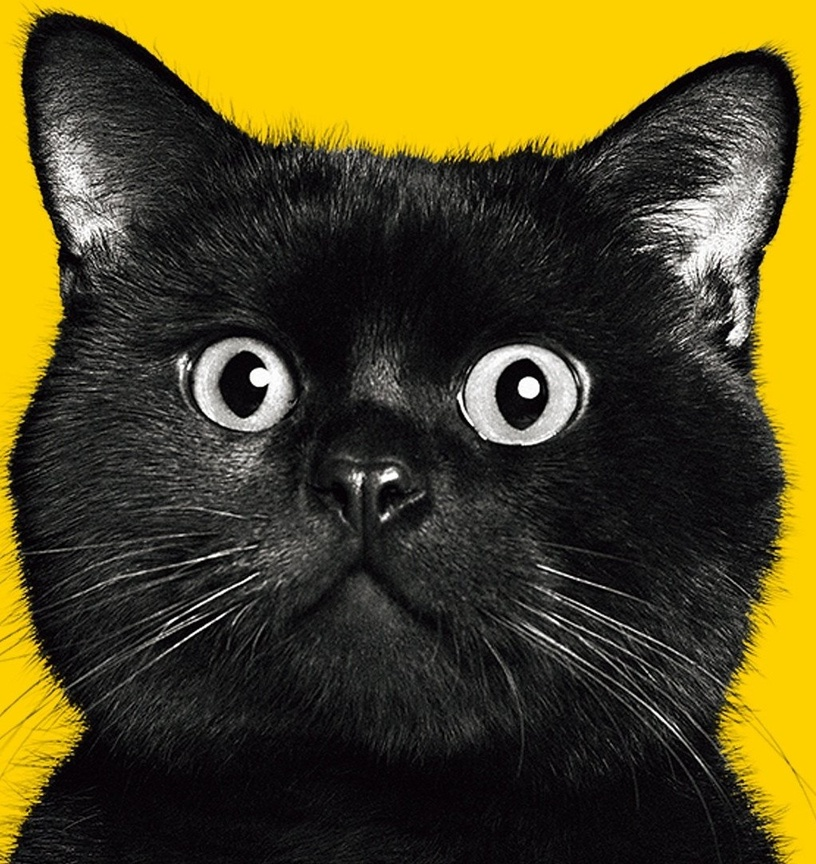
#> input picture images/cat1.jpg, 816 x 864 px, shrunk from 1020 x 1080 before the run
$ python prac4.py
#> lines starting #> are read from the running program, lines starting #| are printed output that depends on the picture; after the words box and inside, x2 and y2 are one past the last pixel; in counts of white or black regions, pixels touching at a corner belong together
import cv2 as cv
import math
import numpy as np
import matplotlib.pyplot as plt

img = cv.imread(cv.samples.findFile("images/cat1.jpg"), cv.IMREAD_GRAYSCALE)
#> img: shape (864, 816); min 0, max 255, mean 72.9

# apply noise and denoise
imp_noise=np.zeros(img.shape, dtype=np.uint8)
cv.randu(imp_noise, 0, 255)
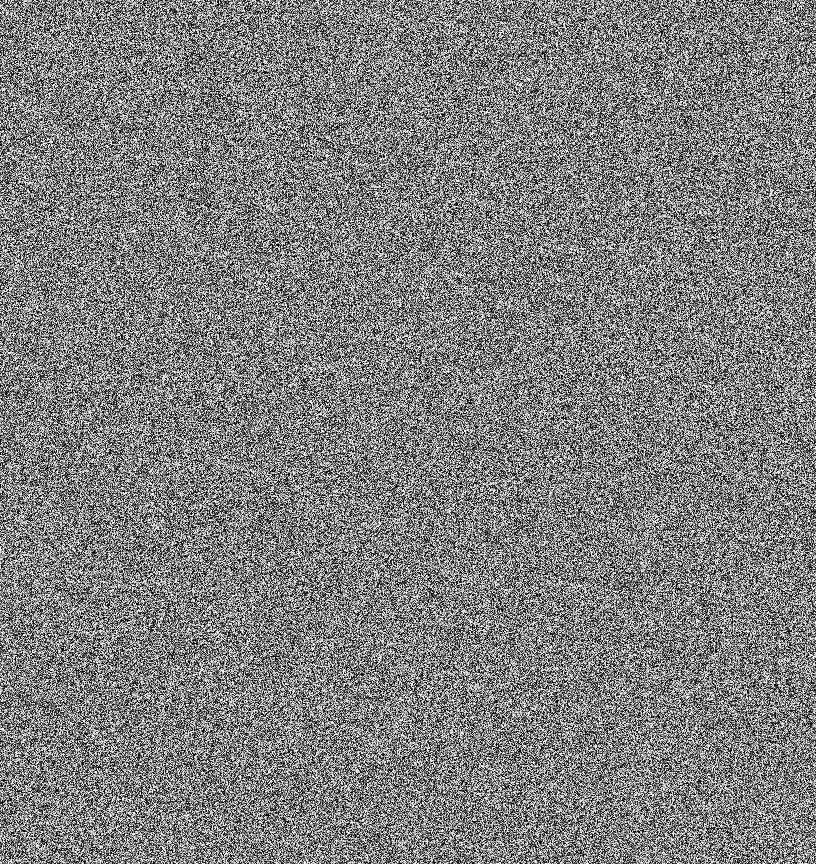
#> imp_noise: shape (864, 816); min 0, max 254, mean 127
imp_noise=cv.threshold(imp_noise, 200, 255, cv.THRESH_BINARY)[1]

in_img=cv.add(img,imp_noise)
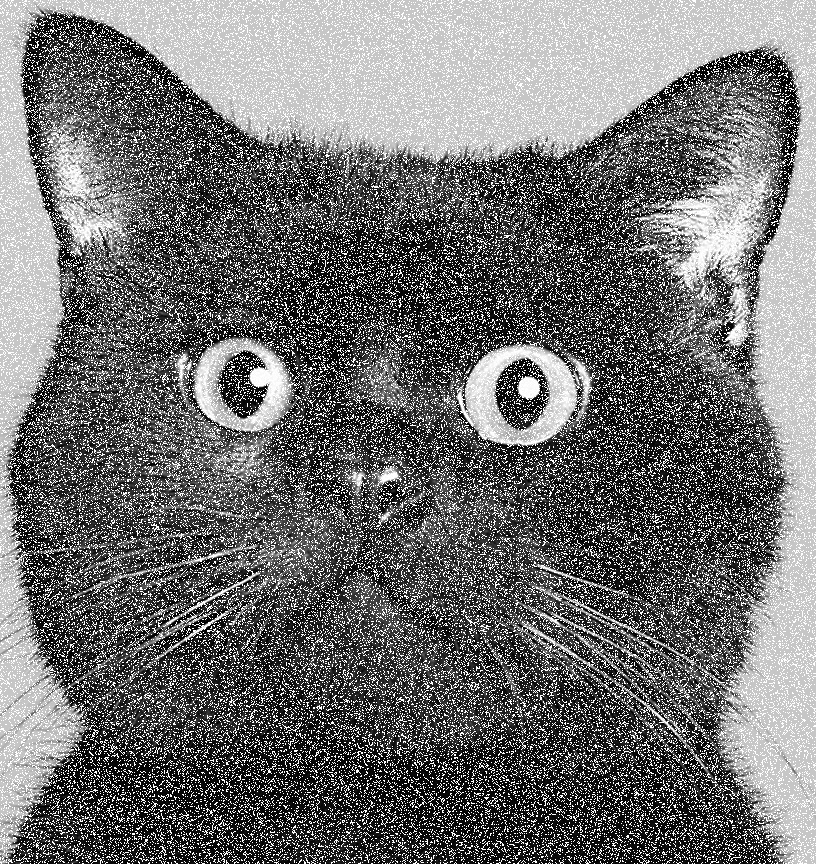
#> in_img: shape (864, 816); min 0, max 255, mean 111.5
denoised_img = cv.medianBlur(in_img, 9)
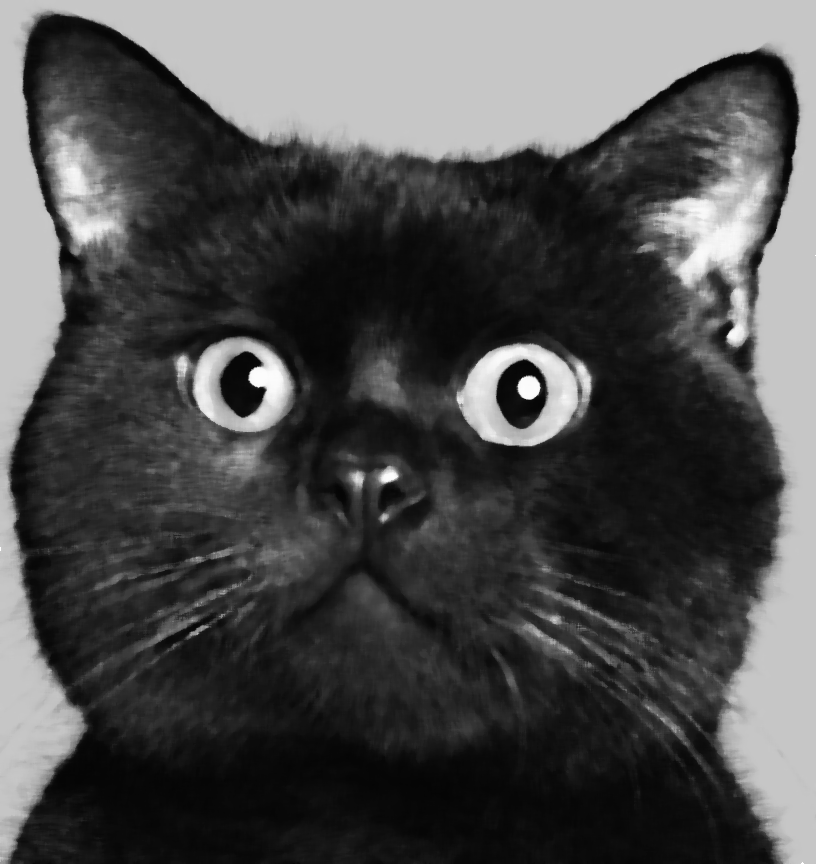
#> denoised_img: shape (864, 816); min 5, max 255, mean 77.3

plt.subplot(1,4,1)
plt.imshow(img,cmap='gray')
plt.axis("off")
plt.title("Original")
plt.subplot(1,4,2)
plt.imshow(imp_noise,cmap='gray')
plt.axis("off")
plt.title("Impulse Noise")
plt.subplot(1,4,3)
plt.imshow(in_img,cmap='gray')
plt.axis("off")
plt.title("Combined")
plt.subplot(1,4,4)
plt.imshow(denoised_img,cmap='gray')
plt.axis("off")
plt.title("Denoised")

plt.show()
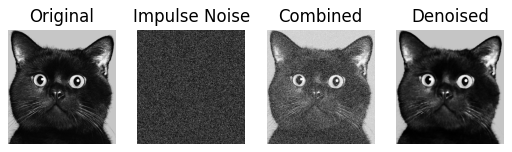
#> figure drawn by matplotlib, 4 panels

# canny

edges = cv.Canny(img,100,200)
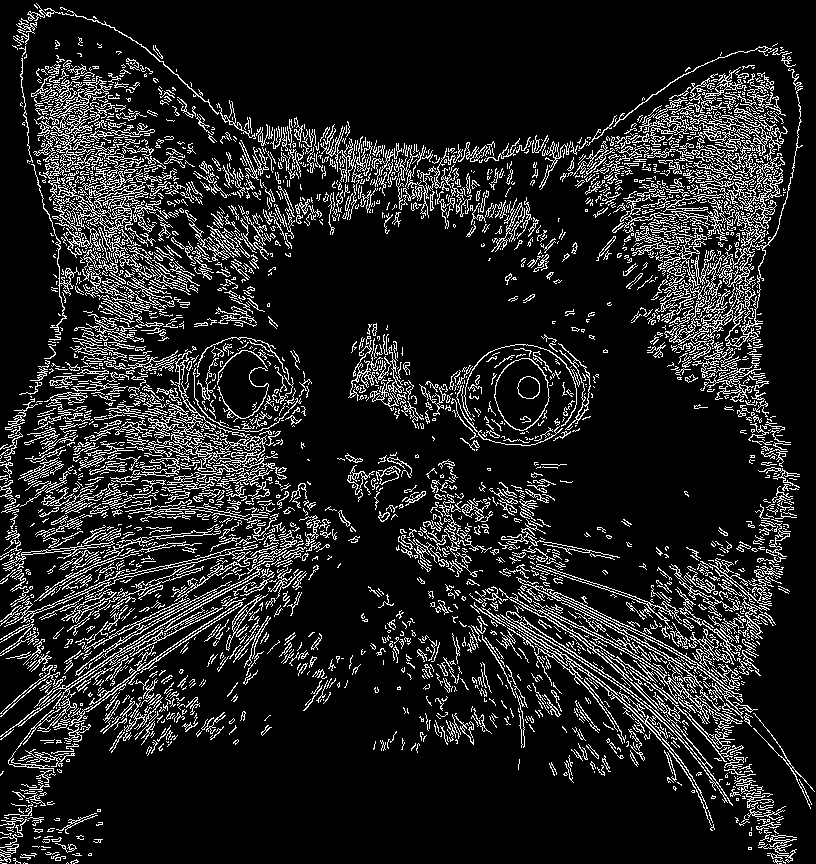
#> edges: shape (864, 816); 13.5% white in thin lines or dots
plt.subplot(121),plt.imshow(img,cmap = 'gray')
plt.title('Original Image'), plt.xticks([]), plt.yticks([])
plt.subplot(122),plt.imshow(edges,cmap = 'gray')
plt.title('Edge Image'), plt.xticks([]), plt.yticks([])
plt.show()

# median filtering
# поменять на N-порядок
def medinaFilter(img, ksize, N):
#> called with ksize = 3, N = 1
    final = np.zeros(img.shape)

    size = ksize//2
    for y in range(size,img.shape[0]-size):
        for x in range(size,img.shape[1]-size):
            kernel = img[y-size:y+size+1, x-size:x+size+1].copy()
            kernel = np.sort(np.array(kernel).flatten())
            final[y, x] = kernel[N]

    return final

denoise_3 = medinaFilter(in_img, 3, 1)
denoise_5 = medinaFilter(in_img, 5, 1)
#> call 2 of medinaFilter, with ksize = 5, N = 1
#> after the loop in medinaFilter (call 2), `for y in range(size,img.shape[0]-size):`:
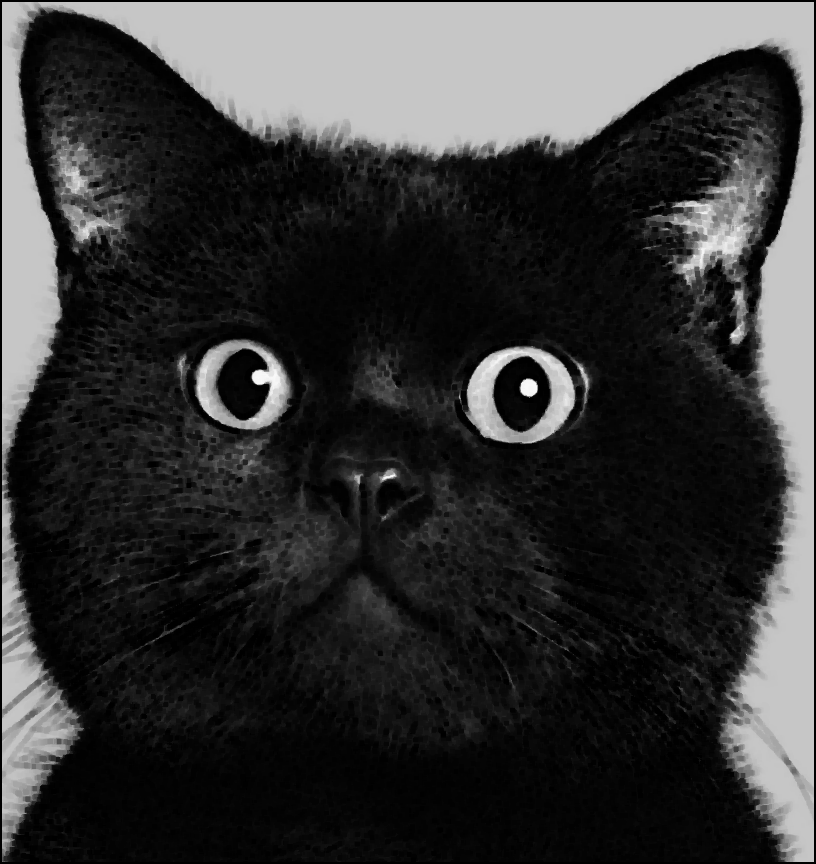
#> final: shape (864, 816) float64; min 0, max 250, mean 53.8
denoise_7 = medinaFilter(in_img, 7, 1)
#> call 3 of medinaFilter, with ksize = 7, N = 1
#> after the loop in medinaFilter (call 3), `for y in range(size,img.shape[0]-size):`:
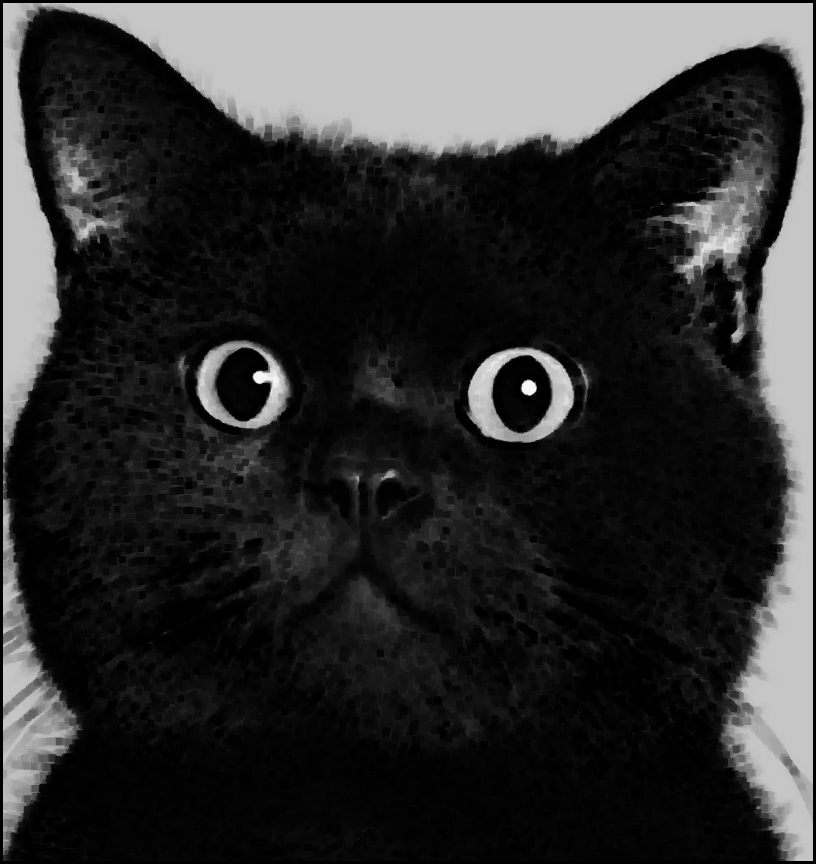
#> final: shape (864, 816) float64; min 0, max 248, mean 48.4

# make image bigger
plt.subplot(3,2,1),plt.imshow(in_img,cmap = 'gray')
plt.title('Original Image'), plt.xticks([]), plt.yticks([])
plt.subplot(3,2,2),plt.imshow(denoise_3,cmap = 'gray')
plt.title('denoise_3 Image'), plt.xticks([]), plt.yticks([])
plt.subplot(3,2,3),plt.imshow(in_img,cmap = 'gray')
plt.title('Original Image'), plt.xticks([]), plt.yticks([])
plt.subplot(3,2,4),plt.imshow(denoise_5,cmap = 'gray')
plt.title('denoise_5 Image'), plt.xticks([]), plt.yticks([])
plt.subplot(3,2,5),plt.imshow(in_img,cmap = 'gray')
plt.title('Original Image'), plt.xticks([]), plt.yticks([])
plt.subplot(3,2,6),plt.imshow(denoise_7,cmap = 'gray')
plt.title('denoise_7 Image'), plt.xticks([]), plt.yticks([])
plt.show()

$ run again, with images/bones_1.jpg copied over images/cat1.jpg
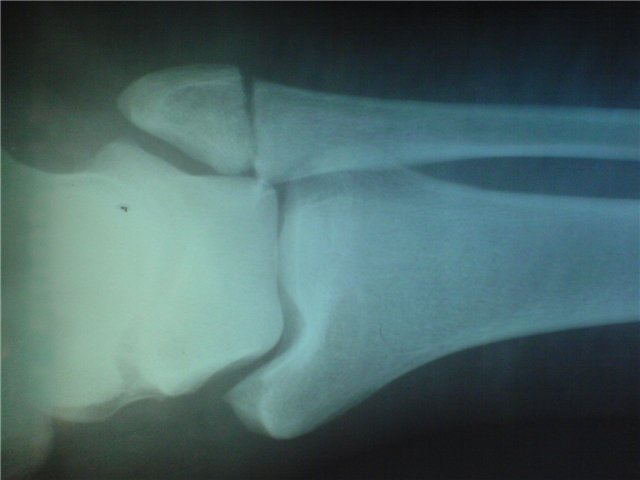
#> input picture images/bones_1.jpg, 640 x 480 px
#> `edges = cv.Canny(img,100,200)`:
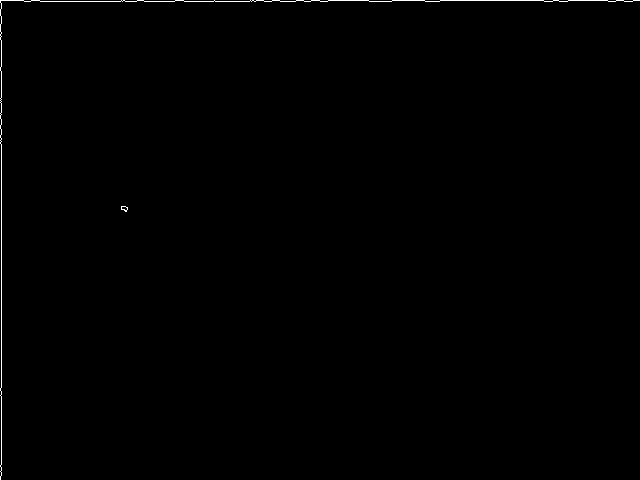
#> edges: shape (480, 640); 0.37% white in thin lines or dots
#> after the loop in medinaFilter (call 3), `for y in range(size,img.shape[0]-size):`:
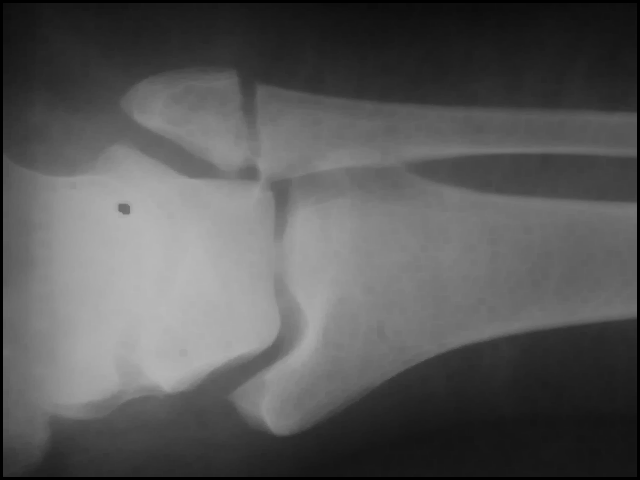
#> final: shape (480, 640) float64; min 0, max 184, mean 87.6

$ run again, with images/bones_2.jpg copied over images/cat1.jpg
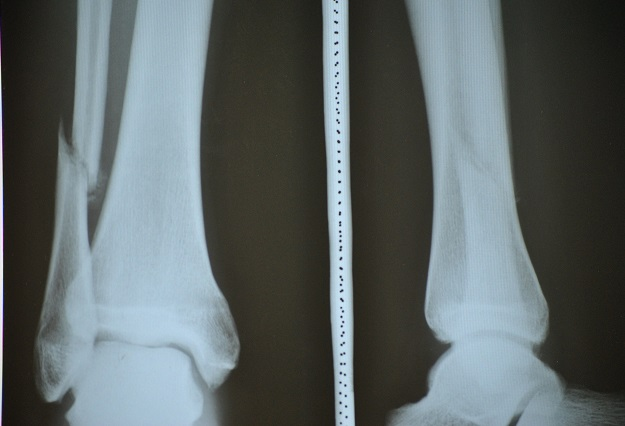
#> input picture images/bones_2.jpg, 625 x 426 px
#> `edges = cv.Canny(img,100,200)`:
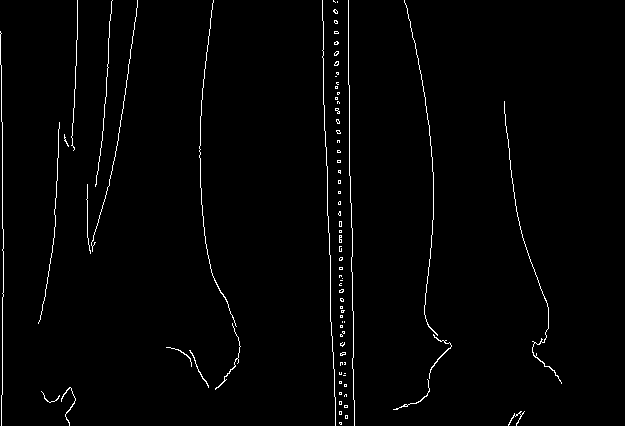
#> edges: shape (426, 625); 1.6% white in thin lines or dots, all inside (x1, y1, x2, y2) = (0, 0, 562, 426)
#> after the loop in medinaFilter (call 3), `for y in range(size,img.shape[0]-size):`:
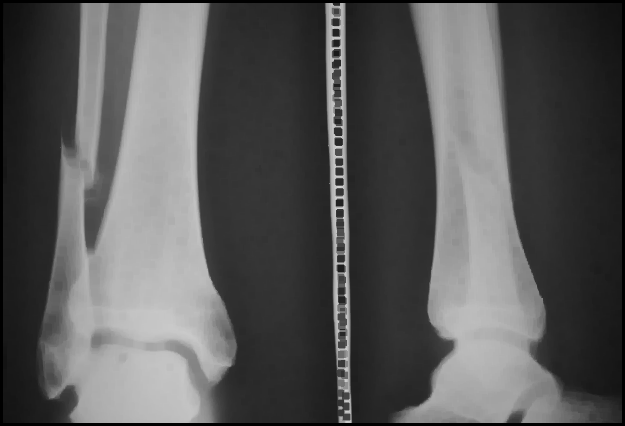
#> final: shape (426, 625) float64; min 0, max 212, mean 87.5

$ run again, with images/bones_3.jpg copied over images/cat1.jpg
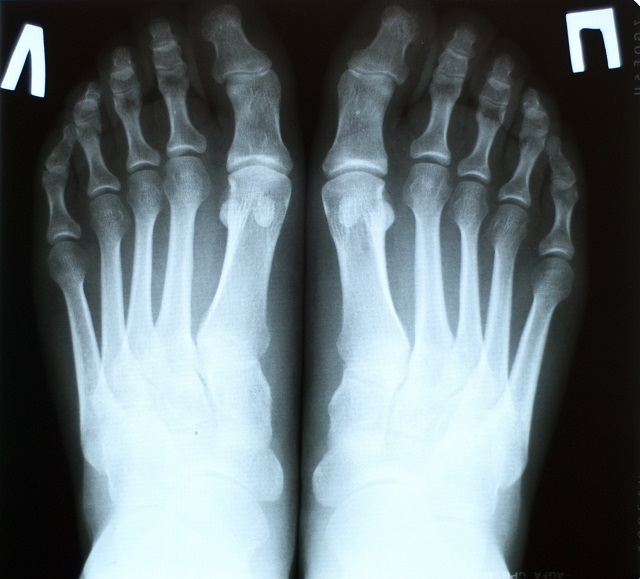
#> input picture images/bones_3.jpg, 640 x 579 px
#> edges: shape (579, 640); 2.1% white in thin lines or dots
#> after the loop in medinaFilter (call 3), `for y in range(size,img.shape[0]-size):`:
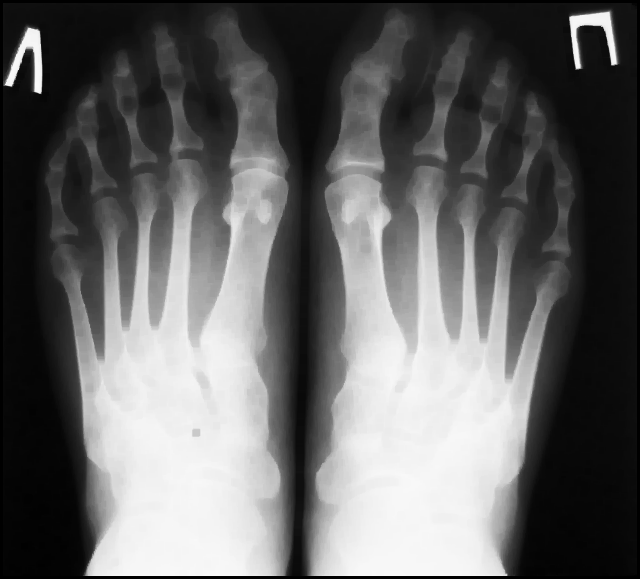
#> final: shape (579, 640) float64; min 0, max 250, mean 101
